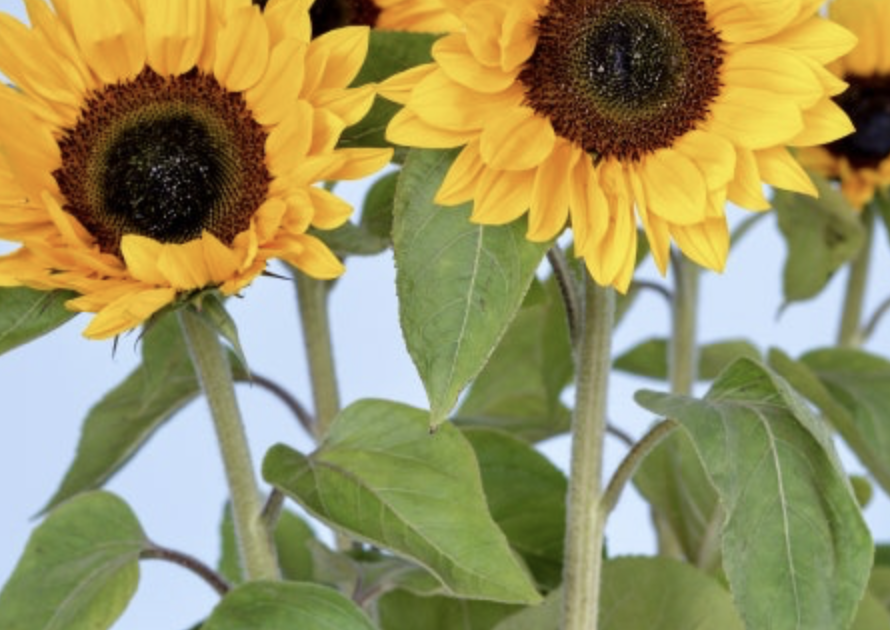
#> input picture Assign2_Convolution_Implementation/image.jpg, 890 x 630 px
$ python convolution.py
#> lines starting #> are read from the running program, lines starting #| are printed output that depends on the picture
import cv2
import math
import numpy as np
from scipy.signal import convolve2d
# from google.colab.patches import cv2_imshow

# Load a grayscale image
org_image = cv2.imread('image.jpg')
#> org_image is the input picture: shape (630, 890, 3); mean B, G, R 95, 146.2, 153.8
image = cv2.imread('image.jpg', cv2.IMREAD_GRAYSCALE)
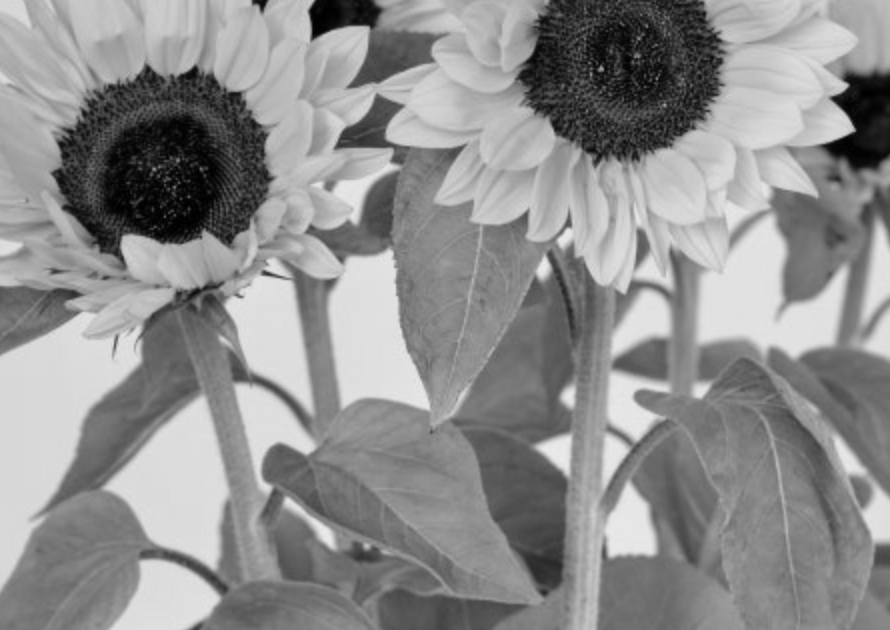
#> image: shape (630, 890); min 0, max 236, mean 142.1
# print(image)

# Ensure the image is loaded correctly
if image is None:
    raise FileNotFoundError("Error: Unable to load image. Check the file path.")

# Apply Gaussian Blur to smooth the image (kernel size = 5x5, sigmaX = 1)
# ------------- For test --------------------
# gaussian_blurred_CV = cv2.GaussianBlur(image, (5, 5), 1)
# print(gaussian_blurred_CV)
# -------------------------------------------

def GaussianBlur_NahyunKim(image, kernel_size, sigma):
    # 1. create gaussian kernel
#> called with kernel_size = (5, 5), sigma = 1
    k = kernel_size[0] // 2
    x, y = np.meshgrid(np.arange(-k, k+1), np.arange(-k, k+1))
    gaussian_kernel = (1 / (2 * np.pi * sigma**2)) * np.exp(-(x**2 + y**2) / (2 * sigma**2))
    gaussian_kernel /= np.sum(gaussian_kernel)

    # 2. image pedding with 'reflect' (in cv, they use 'reflect' for pedding img)
    padded_image = np.pad(image, ((k, k), (k, k)), mode='reflect')
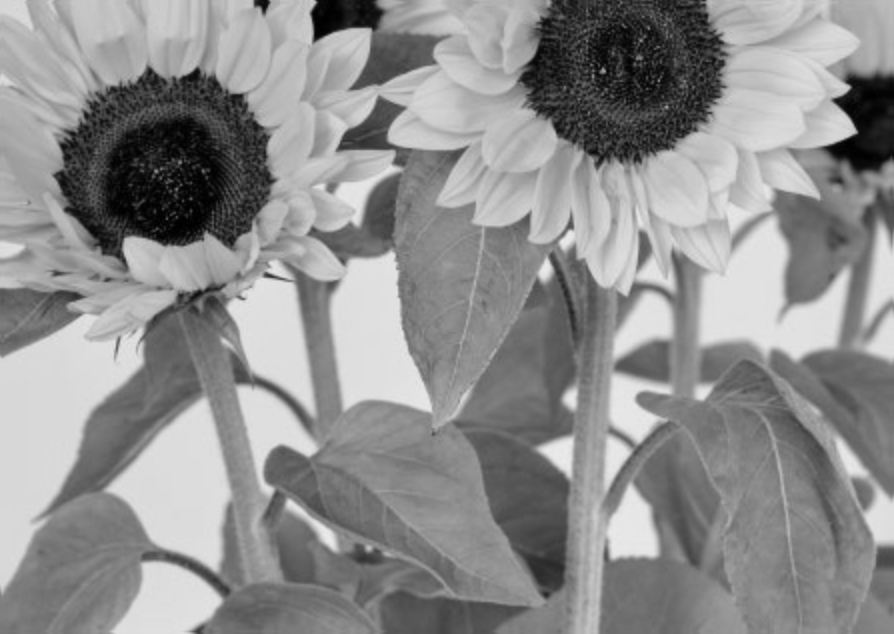
#> padded_image: shape (634, 894); min 0, max 236, mean 142.2
    output = np.zeros_like(image, dtype=np.float32)

    # 3. matrix calculation
    for i in range(image.shape[0]):
        for j in range(image.shape[1]):
            region = padded_image[i:i+kernel_size[0], j:j+kernel_size[1]]
            output[i, j] = int(np.sum(region * gaussian_kernel))

    return cv2.convertScaleAbs(output)

gaussian_blurred = GaussianBlur_NahyunKim(image, (5, 5), 1)

# Define a kernel (e.g., edge detection filter)
kernel = np.array([[1, 2, 1],
                   [0, 0, 0],
                   [-1, -2, -1]])

# Apply cross-correlation (OpenCV's filter2D)
# ------------- For test --------------------
# cross_correlation_result_CV = cv2.filter2D(image, -1, kernel)
# cc_filtered_image_uint8 = cv2.convertScaleAbs(cross_correlation_result_CV)
# print(cc_filtered_image_uint8)
# -------------------------------------------

def filter2D_NahyunKim(image, kernel):
    kernel_size = kernel.shape[0]
    k = kernel_size // 2

    padded_image = np.pad(image, ((k, k), (k, k)), mode='reflect')
#> padded_image: shape (632, 892)
    # print(padded_image)

    output = np.zeros_like(image, dtype=np.float32)

    for i in range(image.shape[0]):
        for j in range(image.shape[1]):
            region = padded_image[i:i + kernel_size, j:j + kernel_size]
            output[i, j] = int(np.sum(region * kernel))
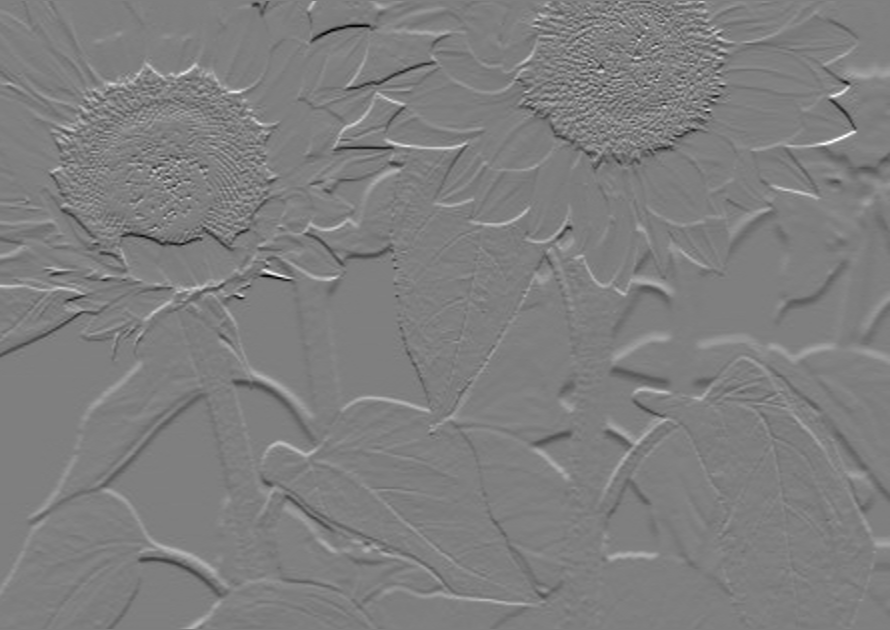
#> output: shape (630, 890) float32; min -481, max 483, mean 0.2; drawn with min black and max white

    return cv2.convertScaleAbs(output)
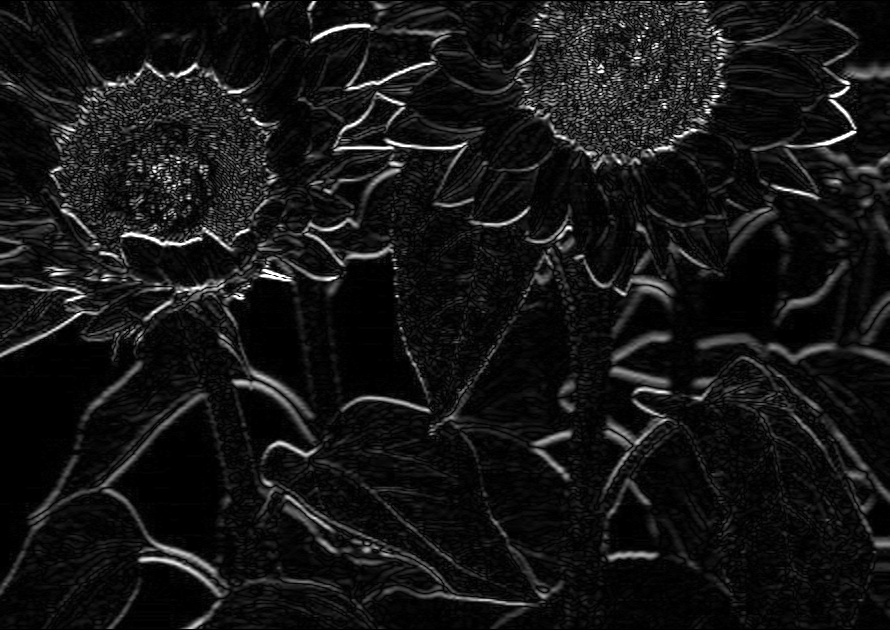
#> returned value: shape (630, 890); min 0, max 255, mean 21.1

cross_correlation_result = filter2D_NahyunKim(image, kernel)

# Apply convolution (SciPy's convolve2d)
# ------------- For test --------------------
# convolution_result_CV = convolve2d(image, np.flip(kernel), mode='same')
# conv_filtered_image_uint8 = cv2.convertScaleAbs(convolution_result_CV)
# print(conv_filtered_image_uint8)
# -------------------------------------------

def convolve2d_NahyunKim(image, kernel,mode='same'):
  return filter2D_NahyunKim(image, kernel)
#> after the loop in filter2D_NahyunKim (call 2), `for i in range(image.shape[0]):`:
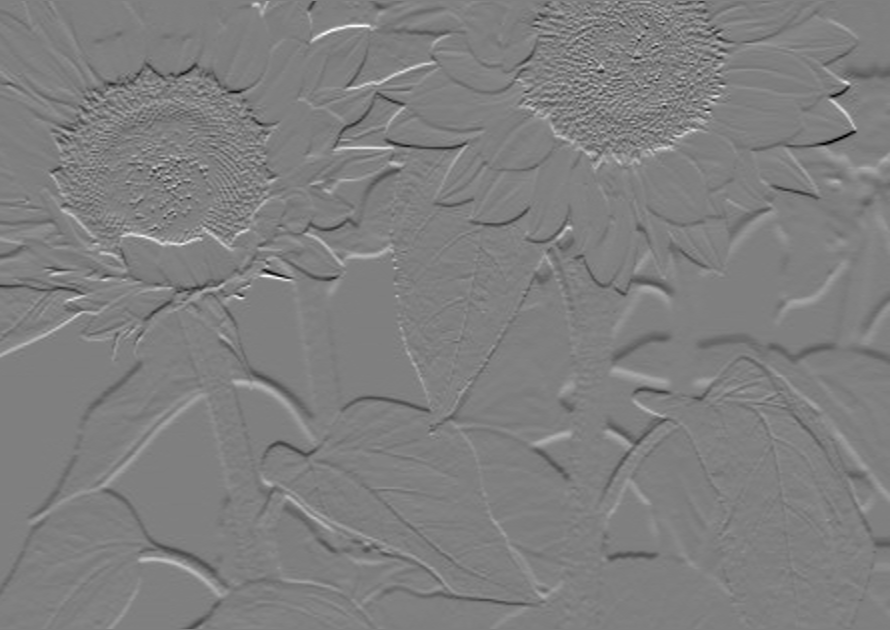
#> output: shape (630, 890) float32; min -483, max 481, mean -0.2; drawn with min black and max white

convolution_result = convolve2d_NahyunKim(image, np.flip(kernel),mode='same')


# Display results using cv2_imshow
cv2.imshow('Original Image', org_image)
cv2.imshow('Grayscale Image', image)
cv2.imshow('Gaussian Blurred Image', gaussian_blurred)
cv2.imshow('Cross-Correlation', cross_correlation_result)
cv2.imshow('Convolution', convolution_result)
cv2.waitKey(0) & 0xFF
cv2.destroyAllWindows()
